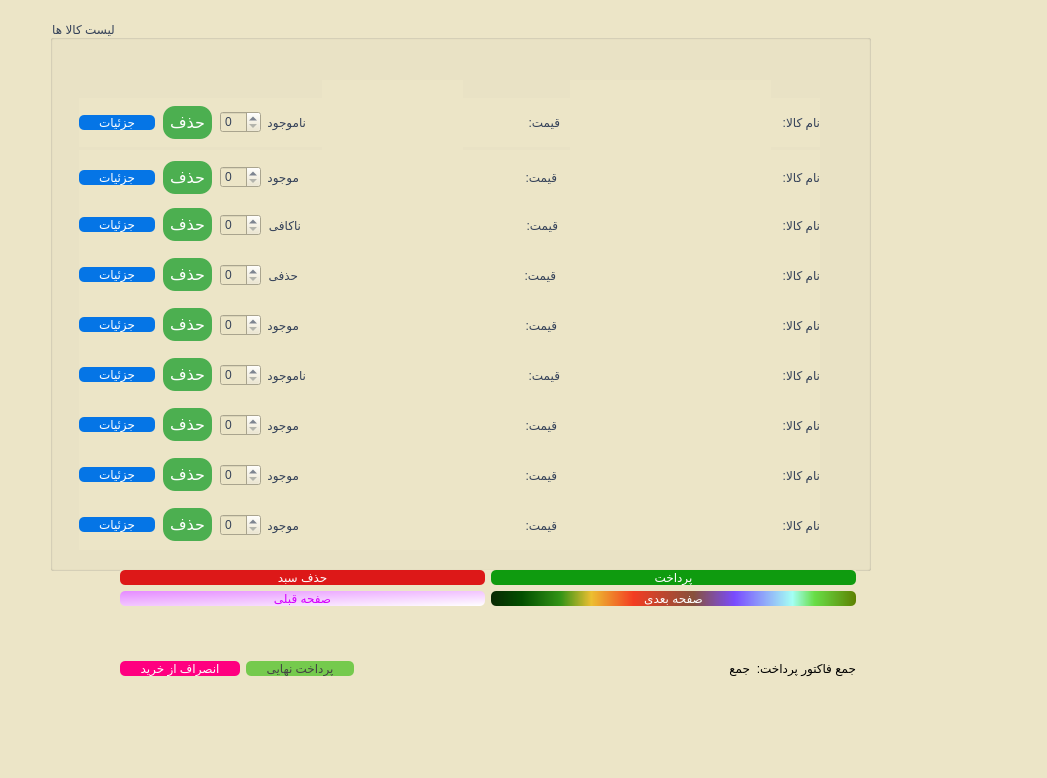
<?xml version="1.0" encoding="UTF-8"?>
<ui version="4.0">
 <class>cart</class>
 <widget class="QDialog" name="cart">
  <property name="geometry">
   <rect>
    <x>0</x>
    <y>0</y>
    <width>1047</width>
    <height>778</height>
   </rect>
  </property>
  <property name="windowTitle">
   <string>Dialog</string>
  </property>
  <property name="styleSheet">
   <string notr="true">background-color: rgb(236, 229, 199);
</string>
  </property>
  <widget class="QGroupBox" name="groupBox">
   <property name="geometry">
    <rect>
     <x>50</x>
     <y>20</y>
     <width>821</width>
     <height>551</height>
    </rect>
   </property>
   <property name="styleSheet">
    <string notr="true">font: 10pt &quot;Lalezar&quot;;
color: rgb(53, 66, 89);</string>
   </property>
   <property name="title">
    <string>لیست کالا ها</string>
   </property>
   <widget class="QLabel" name="label_type_8">
    <property name="geometry">
     <rect>
      <x>520</x>
      <y>460</y>
      <width>201</width>
      <height>24</height>
     </rect>
    </property>
    <property name="text">
     <string/>
    </property>
   </widget>
   <widget class="QLabel" name="label_type_0">
    <property name="geometry">
     <rect>
      <x>520</x>
      <y>60</y>
      <width>201</width>
      <height>24</height>
     </rect>
    </property>
    <property name="text">
     <string/>
    </property>
   </widget>
   <widget class="QLabel" name="label_type_1">
    <property name="geometry">
     <rect>
      <x>520</x>
      <y>110</y>
      <width>201</width>
      <height>24</height>
     </rect>
    </property>
    <property name="text">
     <string/>
    </property>
   </widget>
   <widget class="QLabel" name="label_type_2">
    <property name="geometry">
     <rect>
      <x>520</x>
      <y>160</y>
      <width>201</width>
      <height>24</height>
     </rect>
    </property>
    <property name="text">
     <string/>
    </property>
   </widget>
   <widget class="QLabel" name="label_type_3">
    <property name="geometry">
     <rect>
      <x>520</x>
      <y>210</y>
      <width>201</width>
      <height>24</height>
     </rect>
    </property>
    <property name="text">
     <string/>
    </property>
   </widget>
   <widget class="QLabel" name="label_type_4">
    <property name="geometry">
     <rect>
      <x>520</x>
      <y>260</y>
      <width>201</width>
      <height>24</height>
     </rect>
    </property>
    <property name="text">
     <string/>
    </property>
   </widget>
   <widget class="QLabel" name="label_type_5">
    <property name="geometry">
     <rect>
      <x>520</x>
      <y>310</y>
      <width>201</width>
      <height>24</height>
     </rect>
    </property>
    <property name="text">
     <string/>
    </property>
   </widget>
   <widget class="QLabel" name="label_type_6">
    <property name="geometry">
     <rect>
      <x>520</x>
      <y>360</y>
      <width>201</width>
      <height>24</height>
     </rect>
    </property>
    <property name="text">
     <string/>
    </property>
   </widget>
   <widget class="QLabel" name="label_type_7">
    <property name="geometry">
     <rect>
      <x>520</x>
      <y>410</y>
      <width>201</width>
      <height>24</height>
     </rect>
    </property>
    <property name="text">
     <string/>
    </property>
   </widget>
   <widget class="QLabel" name="label_price_0">
    <property name="geometry">
     <rect>
      <x>272</x>
      <y>60</y>
      <width>141</width>
      <height>24</height>
     </rect>
    </property>
    <property name="text">
     <string/>
    </property>
   </widget>
   <widget class="QLabel" name="label_price_1">
    <property name="geometry">
     <rect>
      <x>272</x>
      <y>110</y>
      <width>141</width>
      <height>24</height>
     </rect>
    </property>
    <property name="text">
     <string/>
    </property>
   </widget>
   <widget class="QLabel" name="label_price_2">
    <property name="geometry">
     <rect>
      <x>272</x>
      <y>160</y>
      <width>141</width>
      <height>24</height>
     </rect>
    </property>
    <property name="text">
     <string/>
    </property>
   </widget>
   <widget class="QLabel" name="label_price_4">
    <property name="geometry">
     <rect>
      <x>272</x>
      <y>260</y>
      <width>141</width>
      <height>24</height>
     </rect>
    </property>
    <property name="text">
     <string/>
    </property>
   </widget>
   <widget class="QLabel" name="label_price_5">
    <property name="geometry">
     <rect>
      <x>272</x>
      <y>310</y>
      <width>141</width>
      <height>24</height>
     </rect>
    </property>
    <property name="text">
     <string/>
    </property>
   </widget>
   <widget class="QLabel" name="label_price_6">
    <property name="geometry">
     <rect>
      <x>272</x>
      <y>360</y>
      <width>141</width>
      <height>24</height>
     </rect>
    </property>
    <property name="text">
     <string/>
    </property>
   </widget>
   <widget class="QLabel" name="label_price_7">
    <property name="geometry">
     <rect>
      <x>272</x>
      <y>410</y>
      <width>141</width>
      <height>24</height>
     </rect>
    </property>
    <property name="text">
     <string/>
    </property>
   </widget>
   <widget class="QLabel" name="label_price_8">
    <property name="geometry">
     <rect>
      <x>272</x>
      <y>460</y>
      <width>141</width>
      <height>24</height>
     </rect>
    </property>
    <property name="text">
     <string/>
    </property>
   </widget>
   <widget class="QWidget" name="layoutWidget">
    <property name="geometry">
     <rect>
      <x>29</x>
      <y>78</y>
      <width>741</width>
      <height>49</height>
     </rect>
    </property>
    <layout class="QHBoxLayout" name="horizontalLayout">
     <item>
      <widget class="QPushButton" name="pushButton_g1">
       <property name="styleSheet">
        <string notr="true">QPushButton#pushButton_g1 {
padding-left: 20px;
padding-right: 20px;
border-radius: 5px;
background: #0575E6;
color: #fefefe;
}</string>
       </property>
       <property name="text">
        <string>جزئیات</string>
       </property>
      </widget>
     </item>
     <item>
      <widget class="QPushButton" name="pushButton_16">
       <property name="styleSheet">
        <string notr="true">background-color: #4CAF50; /* Green */
border: none;
color: white;
padding: 7px;
text-align: center;
text-decoration: none;
display: inline-block;
font-size: 16px;
margin: 4px 2px;
cursor: pointer;
border-radius: 12px;</string>
       </property>
       <property name="text">
        <string>حذف</string>
       </property>
      </widget>
     </item>
     <item>
      <widget class="QSpinBox" name="spinBox_1"/>
     </item>
     <item>
      <widget class="QLabel" name="label_type_19">
       <property name="styleSheet">
        <string notr="true"/>
       </property>
       <property name="text">
        <string>ناموجود</string>
       </property>
      </widget>
     </item>
     <item>
      <spacer name="horizontalSpacer_2">
       <property name="orientation">
        <enum>Qt::Horizontal</enum>
       </property>
       <property name="sizeType">
        <enum>QSizePolicy::MinimumExpanding</enum>
       </property>
       <property name="sizeHint" stdset="0">
        <size>
         <width>30</width>
         <height>20</height>
        </size>
       </property>
      </spacer>
     </item>
     <item>
      <widget class="QLabel" name="label_price_10">
       <property name="text">
        <string>قیمت:</string>
       </property>
      </widget>
     </item>
     <item>
      <spacer name="horizontalSpacer_3">
       <property name="orientation">
        <enum>Qt::Horizontal</enum>
       </property>
       <property name="sizeHint" stdset="0">
        <size>
         <width>40</width>
         <height>20</height>
        </size>
       </property>
      </spacer>
     </item>
     <item>
      <widget class="QLabel" name="label_type_10">
       <property name="text">
        <string>نام کالا:</string>
       </property>
      </widget>
     </item>
    </layout>
   </widget>
   <widget class="QWidget" name="layoutWidget_2">
    <property name="geometry">
     <rect>
      <x>29</x>
      <y>130</y>
      <width>741</width>
      <height>55</height>
     </rect>
    </property>
    <layout class="QHBoxLayout" name="horizontalLayout_2">
     <item>
      <widget class="QPushButton" name="pushButton_g2">
       <property name="styleSheet">
        <string notr="true">QPushButton#pushButton_g2 {
padding-left: 20px;
padding-right: 20px;
border-radius: 5px;
background: #0575E6;
color: #fefefe;
}</string>
       </property>
       <property name="text">
        <string>جزئیات</string>
       </property>
      </widget>
     </item>
     <item>
      <widget class="QPushButton" name="pushButton_14">
       <property name="styleSheet">
        <string notr="true">background-color: #4CAF50; /* Green */
border: none;
color: white;
padding: 7px;
text-align: center;
text-decoration: none;
display: inline-block;
font-size: 16px;
margin: 4px 2px;
cursor: pointer;
border-radius: 12px;</string>
       </property>
       <property name="text">
        <string>حذف</string>
       </property>
      </widget>
     </item>
     <item>
      <widget class="QSpinBox" name="spinBox_2"/>
     </item>
     <item>
      <widget class="QLabel" name="label_type_20">
       <property name="text">
        <string>موجود</string>
       </property>
      </widget>
     </item>
     <item>
      <spacer name="horizontalSpacer_4">
       <property name="orientation">
        <enum>Qt::Horizontal</enum>
       </property>
       <property name="sizeHint" stdset="0">
        <size>
         <width>40</width>
         <height>20</height>
        </size>
       </property>
      </spacer>
     </item>
     <item>
      <widget class="QLabel" name="label_price_11">
       <property name="text">
        <string>قیمت:</string>
       </property>
      </widget>
     </item>
     <item>
      <spacer name="horizontalSpacer_5">
       <property name="orientation">
        <enum>Qt::Horizontal</enum>
       </property>
       <property name="sizeHint" stdset="0">
        <size>
         <width>40</width>
         <height>20</height>
        </size>
       </property>
      </spacer>
     </item>
     <item>
      <widget class="QLabel" name="label_type_11">
       <property name="text">
        <string>نام کالا:</string>
       </property>
      </widget>
     </item>
    </layout>
   </widget>
   <widget class="QWidget" name="layoutWidget_3">
    <property name="geometry">
     <rect>
      <x>29</x>
      <y>180</y>
      <width>741</width>
      <height>50</height>
     </rect>
    </property>
    <layout class="QHBoxLayout" name="horizontalLayout_3">
     <item>
      <widget class="QPushButton" name="pushButton_g3">
       <property name="styleSheet">
        <string notr="true">QPushButton#pushButton_g3 {
padding-left: 20px;
padding-right: 20px;
border-radius: 5px;
background: #0575E6;
color: #fefefe;
}</string>
       </property>
       <property name="text">
        <string>جزئیات</string>
       </property>
      </widget>
     </item>
     <item>
      <widget class="QPushButton" name="pushButton_15">
       <property name="styleSheet">
        <string notr="true">background-color: #4CAF50; /* Green */
border: none;
color: white;
padding: 7px;
text-align: center;
text-decoration: none;
display: inline-block;
font-size: 16px;
margin: 4px 2px;
cursor: pointer;
border-radius: 12px;</string>
       </property>
       <property name="text">
        <string>حذف</string>
       </property>
      </widget>
     </item>
     <item>
      <widget class="QSpinBox" name="spinBox_3"/>
     </item>
     <item>
      <widget class="QLabel" name="label_type_21">
       <property name="text">
        <string>ناکافی</string>
       </property>
      </widget>
     </item>
     <item>
      <spacer name="horizontalSpacer_6">
       <property name="orientation">
        <enum>Qt::Horizontal</enum>
       </property>
       <property name="sizeHint" stdset="0">
        <size>
         <width>40</width>
         <height>20</height>
        </size>
       </property>
      </spacer>
     </item>
     <item>
      <widget class="QLabel" name="label_price_12">
       <property name="text">
        <string>قیمت:</string>
       </property>
      </widget>
     </item>
     <item>
      <spacer name="horizontalSpacer_7">
       <property name="orientation">
        <enum>Qt::Horizontal</enum>
       </property>
       <property name="sizeHint" stdset="0">
        <size>
         <width>40</width>
         <height>20</height>
        </size>
       </property>
      </spacer>
     </item>
     <item>
      <widget class="QLabel" name="label_type_12">
       <property name="text">
        <string>نام کالا:</string>
       </property>
      </widget>
     </item>
    </layout>
   </widget>
   <widget class="QWidget" name="layoutWidget_4">
    <property name="geometry">
     <rect>
      <x>29</x>
      <y>230</y>
      <width>741</width>
      <height>50</height>
     </rect>
    </property>
    <layout class="QHBoxLayout" name="horizontalLayout_4">
     <item>
      <widget class="QPushButton" name="pushButton_g4">
       <property name="styleSheet">
        <string notr="true">QPushButton#pushButton_g4 {
padding-left: 20px;
padding-right: 20px;
border-radius: 5px;
background: #0575E6;
color: #fefefe;
}</string>
       </property>
       <property name="text">
        <string>جزئیات</string>
       </property>
      </widget>
     </item>
     <item>
      <widget class="QPushButton" name="pushButton_13">
       <property name="styleSheet">
        <string notr="true">background-color: #4CAF50; /* Green */
border: none;
color: white;
padding: 7px;
text-align: center;
text-decoration: none;
display: inline-block;
font-size: 16px;
margin: 4px 2px;
cursor: pointer;
border-radius: 12px;</string>
       </property>
       <property name="text">
        <string>حذف</string>
       </property>
      </widget>
     </item>
     <item>
      <widget class="QSpinBox" name="spinBox_4"/>
     </item>
     <item>
      <widget class="QLabel" name="label_type_22">
       <property name="text">
        <string>حذفی</string>
       </property>
      </widget>
     </item>
     <item>
      <spacer name="horizontalSpacer_8">
       <property name="orientation">
        <enum>Qt::Horizontal</enum>
       </property>
       <property name="sizeHint" stdset="0">
        <size>
         <width>40</width>
         <height>20</height>
        </size>
       </property>
      </spacer>
     </item>
     <item>
      <widget class="QLabel" name="label_price_13">
       <property name="text">
        <string>قیمت:</string>
       </property>
      </widget>
     </item>
     <item>
      <spacer name="horizontalSpacer_9">
       <property name="orientation">
        <enum>Qt::Horizontal</enum>
       </property>
       <property name="sizeHint" stdset="0">
        <size>
         <width>40</width>
         <height>20</height>
        </size>
       </property>
      </spacer>
     </item>
     <item>
      <widget class="QLabel" name="label_type_13">
       <property name="text">
        <string>نام کالا:</string>
       </property>
      </widget>
     </item>
    </layout>
   </widget>
   <widget class="QWidget" name="layoutWidget_5">
    <property name="geometry">
     <rect>
      <x>29</x>
      <y>280</y>
      <width>741</width>
      <height>50</height>
     </rect>
    </property>
    <layout class="QHBoxLayout" name="horizontalLayout_5">
     <item>
      <widget class="QPushButton" name="pushButton_g5">
       <property name="styleSheet">
        <string notr="true">QPushButton#pushButton_g5 {
padding-left: 20px;
padding-right: 20px;
border-radius: 5px;
background: #0575E6;
color: #fefefe;
}</string>
       </property>
       <property name="text">
        <string>جزئیات</string>
       </property>
      </widget>
     </item>
     <item>
      <widget class="QPushButton" name="pushButton_12">
       <property name="styleSheet">
        <string notr="true">background-color: #4CAF50; /* Green */
border: none;
color: white;
padding: 7px;
text-align: center;
text-decoration: none;
display: inline-block;
font-size: 16px;
margin: 4px 2px;
cursor: pointer;
border-radius: 12px;</string>
       </property>
       <property name="text">
        <string>حذف</string>
       </property>
      </widget>
     </item>
     <item>
      <widget class="QSpinBox" name="spinBox_5"/>
     </item>
     <item>
      <widget class="QLabel" name="label_type_23">
       <property name="text">
        <string>موجود</string>
       </property>
      </widget>
     </item>
     <item>
      <spacer name="horizontalSpacer_10">
       <property name="orientation">
        <enum>Qt::Horizontal</enum>
       </property>
       <property name="sizeHint" stdset="0">
        <size>
         <width>40</width>
         <height>20</height>
        </size>
       </property>
      </spacer>
     </item>
     <item>
      <widget class="QLabel" name="label_price_14">
       <property name="text">
        <string>قیمت:</string>
       </property>
      </widget>
     </item>
     <item>
      <spacer name="horizontalSpacer_11">
       <property name="orientation">
        <enum>Qt::Horizontal</enum>
       </property>
       <property name="sizeHint" stdset="0">
        <size>
         <width>40</width>
         <height>20</height>
        </size>
       </property>
      </spacer>
     </item>
     <item>
      <widget class="QLabel" name="label_type_14">
       <property name="text">
        <string>نام کالا:</string>
       </property>
      </widget>
     </item>
    </layout>
   </widget>
   <widget class="QWidget" name="layoutWidget_6">
    <property name="geometry">
     <rect>
      <x>29</x>
      <y>330</y>
      <width>741</width>
      <height>50</height>
     </rect>
    </property>
    <layout class="QHBoxLayout" name="horizontalLayout_6">
     <item>
      <widget class="QPushButton" name="pushButton_g6">
       <property name="styleSheet">
        <string notr="true">QPushButton#pushButton_g6 {
padding-left: 20px;
padding-right: 20px;
border-radius: 5px;
background: #0575E6;
color: #fefefe;
}</string>
       </property>
       <property name="text">
        <string>جزئیات</string>
       </property>
      </widget>
     </item>
     <item>
      <widget class="QPushButton" name="pushButton_17">
       <property name="styleSheet">
        <string notr="true">background-color: #4CAF50; /* Green */
border: none;
color: white;
padding: 7px;
text-align: center;
text-decoration: none;
display: inline-block;
font-size: 16px;
margin: 4px 2px;
cursor: pointer;
border-radius: 12px;</string>
       </property>
       <property name="text">
        <string>حذف</string>
       </property>
      </widget>
     </item>
     <item>
      <widget class="QSpinBox" name="spinBox_6"/>
     </item>
     <item>
      <widget class="QLabel" name="label_type_24">
       <property name="text">
        <string>ناموجود</string>
       </property>
      </widget>
     </item>
     <item>
      <spacer name="horizontalSpacer_12">
       <property name="orientation">
        <enum>Qt::Horizontal</enum>
       </property>
       <property name="sizeHint" stdset="0">
        <size>
         <width>40</width>
         <height>20</height>
        </size>
       </property>
      </spacer>
     </item>
     <item>
      <widget class="QLabel" name="label_price_15">
       <property name="text">
        <string>قیمت:</string>
       </property>
      </widget>
     </item>
     <item>
      <spacer name="horizontalSpacer_13">
       <property name="orientation">
        <enum>Qt::Horizontal</enum>
       </property>
       <property name="sizeHint" stdset="0">
        <size>
         <width>40</width>
         <height>20</height>
        </size>
       </property>
      </spacer>
     </item>
     <item>
      <widget class="QLabel" name="label_type_15">
       <property name="text">
        <string>نام کالا:</string>
       </property>
      </widget>
     </item>
    </layout>
   </widget>
   <widget class="QWidget" name="layoutWidget_7">
    <property name="geometry">
     <rect>
      <x>29</x>
      <y>380</y>
      <width>741</width>
      <height>50</height>
     </rect>
    </property>
    <layout class="QHBoxLayout" name="horizontalLayout_7">
     <item>
      <widget class="QPushButton" name="pushButton_g7">
       <property name="styleSheet">
        <string notr="true">QPushButton#pushButton_g7 {
padding-left: 20px;
padding-right: 20px;
border-radius: 5px;
background: #0575E6;
color: #fefefe;
}</string>
       </property>
       <property name="text">
        <string>جزئیات</string>
       </property>
      </widget>
     </item>
     <item>
      <widget class="QPushButton" name="pushButton_18">
       <property name="styleSheet">
        <string notr="true">background-color: #4CAF50; /* Green */
border: none;
color: white;
padding: 7px;
text-align: center;
text-decoration: none;
display: inline-block;
font-size: 16px;
margin: 4px 2px;
cursor: pointer;
border-radius: 12px;</string>
       </property>
       <property name="text">
        <string>حذف</string>
       </property>
      </widget>
     </item>
     <item>
      <widget class="QSpinBox" name="spinBox_7"/>
     </item>
     <item>
      <widget class="QLabel" name="label_type_25">
       <property name="text">
        <string>موجود</string>
       </property>
      </widget>
     </item>
     <item>
      <spacer name="horizontalSpacer_14">
       <property name="orientation">
        <enum>Qt::Horizontal</enum>
       </property>
       <property name="sizeHint" stdset="0">
        <size>
         <width>40</width>
         <height>20</height>
        </size>
       </property>
      </spacer>
     </item>
     <item>
      <widget class="QLabel" name="label_price_16">
       <property name="text">
        <string>قیمت:</string>
       </property>
      </widget>
     </item>
     <item>
      <spacer name="horizontalSpacer_15">
       <property name="orientation">
        <enum>Qt::Horizontal</enum>
       </property>
       <property name="sizeHint" stdset="0">
        <size>
         <width>40</width>
         <height>20</height>
        </size>
       </property>
      </spacer>
     </item>
     <item>
      <widget class="QLabel" name="label_type_16">
       <property name="text">
        <string>نام کالا:</string>
       </property>
      </widget>
     </item>
    </layout>
   </widget>
   <widget class="QWidget" name="layoutWidget_8">
    <property name="geometry">
     <rect>
      <x>29</x>
      <y>430</y>
      <width>741</width>
      <height>50</height>
     </rect>
    </property>
    <layout class="QHBoxLayout" name="horizontalLayout_8">
     <item>
      <widget class="QPushButton" name="pushButton_g8">
       <property name="styleSheet">
        <string notr="true">QPushButton#pushButton_g8 {
padding-left: 20px;
padding-right: 20px;
border-radius: 5px;
background: #0575E6;
color: #fefefe;
}</string>
       </property>
       <property name="text">
        <string>جزئیات</string>
       </property>
      </widget>
     </item>
     <item>
      <widget class="QPushButton" name="pushButton_19">
       <property name="styleSheet">
        <string notr="true">background-color: #4CAF50; /* Green */
border: none;
color: white;
padding: 7px;
text-align: center;
text-decoration: none;
display: inline-block;
font-size: 16px;
margin: 4px 2px;
cursor: pointer;
border-radius: 12px;</string>
       </property>
       <property name="text">
        <string>حذف</string>
       </property>
      </widget>
     </item>
     <item>
      <widget class="QSpinBox" name="spinBox_8"/>
     </item>
     <item>
      <widget class="QLabel" name="label_type_26">
       <property name="text">
        <string>موجود</string>
       </property>
      </widget>
     </item>
     <item>
      <spacer name="horizontalSpacer_16">
       <property name="orientation">
        <enum>Qt::Horizontal</enum>
       </property>
       <property name="sizeHint" stdset="0">
        <size>
         <width>40</width>
         <height>20</height>
        </size>
       </property>
      </spacer>
     </item>
     <item>
      <widget class="QLabel" name="label_price_17">
       <property name="text">
        <string>قیمت:</string>
       </property>
      </widget>
     </item>
     <item>
      <spacer name="horizontalSpacer_17">
       <property name="orientation">
        <enum>Qt::Horizontal</enum>
       </property>
       <property name="sizeHint" stdset="0">
        <size>
         <width>40</width>
         <height>20</height>
        </size>
       </property>
      </spacer>
     </item>
     <item>
      <widget class="QLabel" name="label_type_17">
       <property name="text">
        <string>نام کالا:</string>
       </property>
      </widget>
     </item>
    </layout>
   </widget>
   <widget class="QWidget" name="layoutWidget_9">
    <property name="geometry">
     <rect>
      <x>29</x>
      <y>480</y>
      <width>741</width>
      <height>50</height>
     </rect>
    </property>
    <layout class="QHBoxLayout" name="horizontalLayout_9">
     <item>
      <widget class="QPushButton" name="pushButton_g9">
       <property name="styleSheet">
        <string notr="true">QPushButton#pushButton_g9 {
padding-left: 20px;
padding-right: 20px;
border-radius: 5px;
background: #0575E6;
color: #fefefe;
}</string>
       </property>
       <property name="text">
        <string>جزئیات</string>
       </property>
      </widget>
     </item>
     <item>
      <widget class="QPushButton" name="pushButton_20">
       <property name="styleSheet">
        <string notr="true">background-color: #4CAF50; /* Green */
border: none;
color: white;
padding: 7px;
text-align: center;
text-decoration: none;
display: inline-block;
font-size: 16px;
margin: 4px 2px;
cursor: pointer;
border-radius: 12px;</string>
       </property>
       <property name="text">
        <string>حذف</string>
       </property>
      </widget>
     </item>
     <item>
      <widget class="QSpinBox" name="spinBox_9"/>
     </item>
     <item>
      <widget class="QLabel" name="label_type_27">
       <property name="text">
        <string>موجود</string>
       </property>
      </widget>
     </item>
     <item>
      <spacer name="horizontalSpacer_18">
       <property name="orientation">
        <enum>Qt::Horizontal</enum>
       </property>
       <property name="sizeHint" stdset="0">
        <size>
         <width>40</width>
         <height>20</height>
        </size>
       </property>
      </spacer>
     </item>
     <item>
      <widget class="QLabel" name="label_price_18">
       <property name="text">
        <string>قیمت:</string>
       </property>
      </widget>
     </item>
     <item>
      <spacer name="horizontalSpacer_19">
       <property name="orientation">
        <enum>Qt::Horizontal</enum>
       </property>
       <property name="sizeHint" stdset="0">
        <size>
         <width>40</width>
         <height>20</height>
        </size>
       </property>
      </spacer>
     </item>
     <item>
      <widget class="QLabel" name="label_type_18">
       <property name="text">
        <string>نام کالا:</string>
       </property>
      </widget>
     </item>
    </layout>
   </widget>
  </widget>
  <widget class="QWidget" name="">
   <property name="geometry">
    <rect>
     <x>120</x>
     <y>570</y>
     <width>736</width>
     <height>155</height>
    </rect>
   </property>
   <layout class="QVBoxLayout" name="verticalLayout">
    <item>
     <layout class="QHBoxLayout" name="horizontalLayout_13">
      <item>
       <widget class="QPushButton" name="pushButton_filter">
        <property name="styleSheet">
         <string notr="true">QPushButton#pushButton_filter {
padding-left: 20px;
padding-right: 20px;
	font: 22pt &quot;MS Shell Dlg 2&quot;;
border-radius: 5px;
background: #dd1818;
color: #fefefe;
}</string>
        </property>
        <property name="text">
         <string>حذف سبد</string>
        </property>
       </widget>
      </item>
      <item>
       <widget class="QPushButton" name="pushButton_filter_3">
        <property name="styleSheet">
         <string notr="true">QPushButton#pushButton_filter_3 {
padding-left: 20px;
padding-right: 20px;
	font: 22pt &quot;MS Shell Dlg 2&quot;;
border-radius: 5px;
background: #0f9b0f;
color: #fefefe;
}</string>
        </property>
        <property name="text">
         <string>پرداخت</string>
        </property>
       </widget>
      </item>
     </layout>
    </item>
    <item>
     <layout class="QHBoxLayout" name="horizontalLayout_11">
      <item>
       <widget class="QPushButton" name="pushButton_prev">
        <property name="styleSheet">
         <string notr="true">QPushButton#pushButton_prev {
padding-left: 20px;
padding-right: 20px;
	font: 22pt &quot;MS Shell Dlg 2&quot;;
border-radius: 5px;
	background-color: qlineargradient(spread:pad, x1:0, y1:0, x2:1, y2:1, stop:0 rgba(229, 139, 255, 255), stop:1 rgba(255, 255, 255, 255));
	color: rgb(213, 0, 255);
}</string>
        </property>
        <property name="text">
         <string>صفحه قبلی</string>
        </property>
       </widget>
      </item>
      <item>
       <widget class="QPushButton" name="pushButton_next">
        <property name="styleSheet">
         <string notr="true">QPushButton#pushButton_next {
padding-left: 20px;
padding-right: 20px;
	font: 22pt &quot;MS Shell Dlg 2&quot;;
border-radius: 5px;
	background-color: qlineargradient(spread:pad, x1:0, y1:0, x2:1, y2:0, stop:0 rgba(9, 41, 4, 255), stop:0.085 rgba(2, 79, 0, 255), stop:0.19 rgba(50, 147, 22, 255), stop:0.275 rgba(236, 191, 49, 255), stop:0.39 rgba(243, 61, 34, 255), stop:0.555 rgba(135, 81, 60, 255), stop:0.667 rgba(121, 75, 255, 255), stop:0.825 rgba(164, 255, 244, 255), stop:0.885 rgba(104, 222, 71, 255), stop:1 rgba(93, 128, 0, 255));
color: #fefefe;
}</string>
        </property>
        <property name="text">
         <string>صفحه بعدی</string>
        </property>
       </widget>
      </item>
     </layout>
    </item>
    <item>
     <layout class="QHBoxLayout" name="horizontalLayout_10">
      <item>
       <widget class="QPushButton" name="pushButton_filter_4">
        <property name="styleSheet">
         <string notr="true">QPushButton#pushButton_filter_4 {
padding-left: 20px;
padding-right: 20px;
	font: 22pt &quot;MS Shell Dlg 2&quot;;
border-radius: 5px;
	background-color: rgb(255, 0, 128);
color: #fefefe;
}</string>
        </property>
        <property name="text">
         <string>انصراف از خرید</string>
        </property>
       </widget>
      </item>
      <item>
       <widget class="QPushButton" name="pushButton_filter_2">
        <property name="styleSheet">
         <string notr="true">QPushButton#pushButton_filter_2 {

padding-left: 20px;
padding-right: 20px;
font: 22pt &quot;MS Shell Dlg 2&quot;;
border-radius: 5px;
	background-color: rgb(117, 202, 77);
	color: rgb(67, 67, 67);
}</string>
        </property>
        <property name="text">
         <string>پرداخت نهایی</string>
        </property>
       </widget>
      </item>
      <item>
       <spacer name="horizontalSpacer">
        <property name="orientation">
         <enum>Qt::Horizontal</enum>
        </property>
        <property name="sizeHint" stdset="0">
         <size>
          <width>40</width>
          <height>20</height>
         </size>
        </property>
       </spacer>
      </item>
      <item>
       <widget class="QLabel" name="label_type_29">
        <property name="styleSheet">
         <string notr="true">font: 12pt &quot;MS Shell Dlg 2&quot;;</string>
        </property>
        <property name="text">
         <string>جمع</string>
        </property>
       </widget>
      </item>
      <item>
       <widget class="QLabel" name="label_type_28">
        <property name="styleSheet">
         <string notr="true">font: 12pt &quot;MS Shell Dlg 2&quot;;</string>
        </property>
        <property name="text">
         <string>جمع فاکتور پرداخت:</string>
        </property>
       </widget>
      </item>
     </layout>
    </item>
   </layout>
  </widget>
 </widget>
 <resources/>
 <connections/>
</ui>
